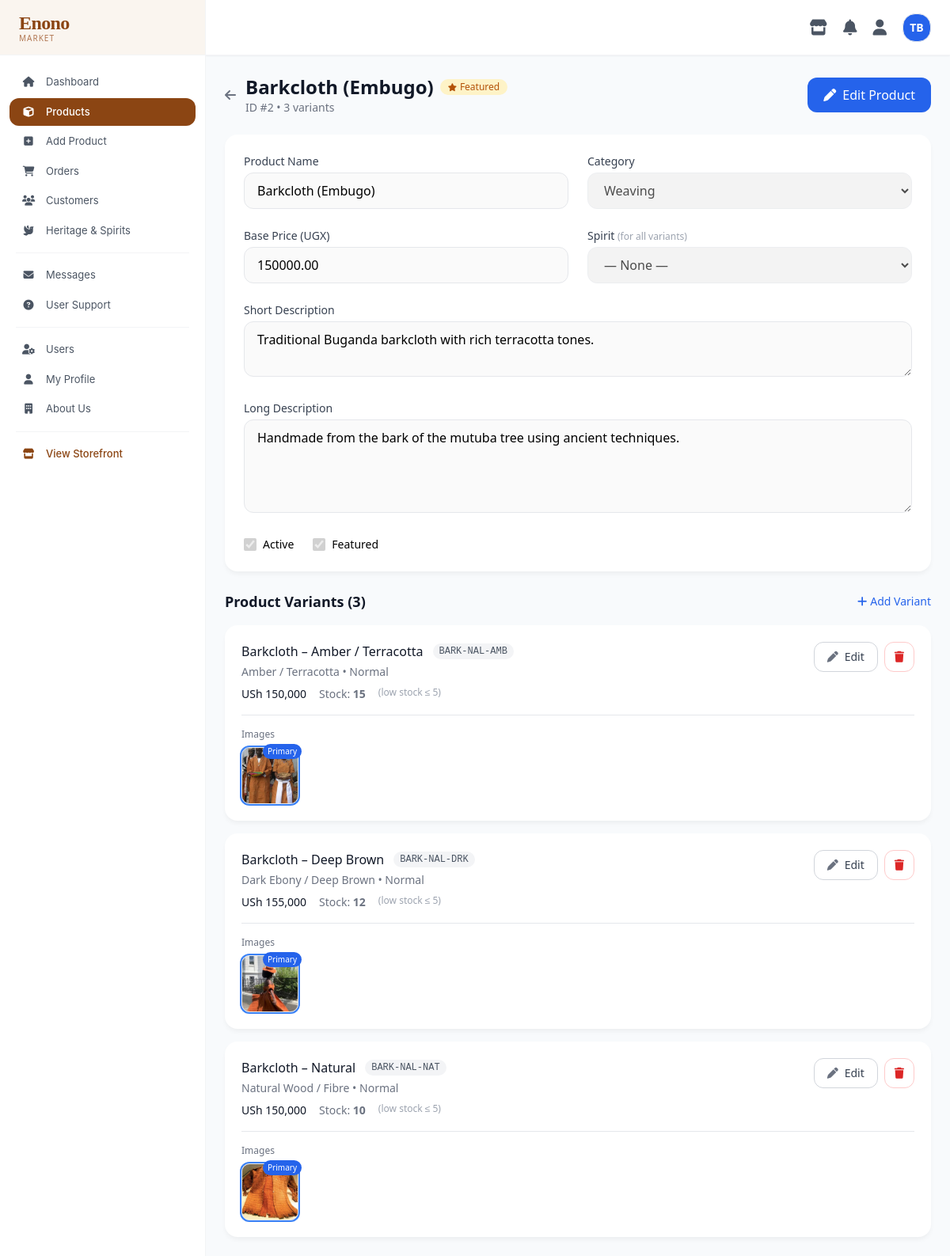
The app's page /Dashboard/view-product.php?id=2 (signed in), older data.
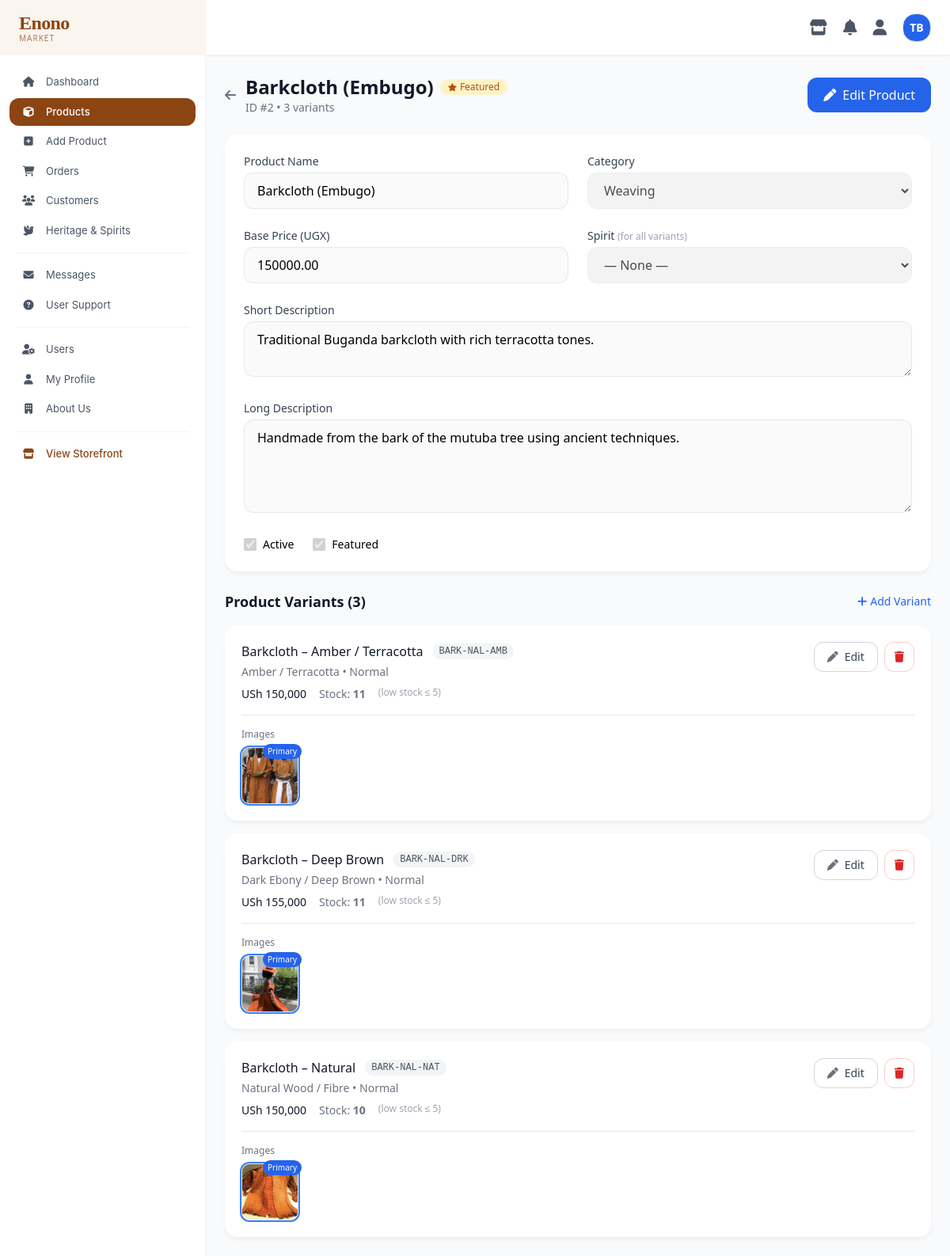
The same page, newer data.
### tables this page shows
CREATE TABLE `products` (
  `id` bigint(20) NOT NULL,
  `category_id` int(11) DEFAULT NULL,
  `spirit_id` int(11) DEFAULT NULL,
  `name` varchar(200) NOT NULL,
  `short_description` text DEFAULT NULL,
  `long_description` text DEFAULT NULL,
  `heritage_title` varchar(200) DEFAULT 'Heritage & History',
  `heritage_body` text DEFAULT NULL,
  `base_price` decimal(12,2) NOT NULL,
  `currency` char(3) DEFAULT 'UGX',
  `is_active` tinyint(1) DEFAULT 1,
  `is_featured` tinyint(1) DEFAULT 0,
  `meta_title` varchar(200) DEFAULT NULL,
  `meta_description` text DEFAULT NULL,
  `created_at` timestamp NOT NULL DEFAULT current_timestamp(),
  `updated_at` timestamp NOT NULL DEFAULT current_timestamp() ON UPDATE current_timestamp()
);

CREATE TABLE `categories` (
  `id` int(11) NOT NULL,
  `name` varchar(100) NOT NULL,
  `parent_id` int(11) DEFAULT NULL,
  `description` text DEFAULT NULL,
  `image_url` varchar(500) DEFAULT NULL,
  `sort_order` int(11) DEFAULT 0,
  `is_active` tinyint(1) DEFAULT 1,
  `deleted_at` timestamp NULL DEFAULT NULL,
  `created_at` timestamp NOT NULL DEFAULT current_timestamp()
);

CREATE TABLE `product_variants` (
  `id` bigint(20) NOT NULL,
  `product_id` bigint(20) NOT NULL,
  `spirit_id` int(11) DEFAULT NULL,
  `sku` varchar(50) NOT NULL,
  `name` varchar(250) NOT NULL,
  `title` varchar(250) NOT NULL,
  `image_url` varchar(500) DEFAULT NULL,
  `price` decimal(12,2) NOT NULL,
  `compare_at_price` decimal(12,2) DEFAULT NULL,
  `cost_price` decimal(12,2) DEFAULT NULL,
  `stock_quantity` int(11) NOT NULL DEFAULT 0,
  `low_stock_threshold` int(11) DEFAULT 5,
  `weight_grams` int(11) DEFAULT NULL,
  `is_active` tinyint(1) DEFAULT 1,
  `created_at` timestamp NOT NULL DEFAULT current_timestamp(),
  `updated_at` timestamp NOT NULL DEFAULT current_timestamp() ON UPDATE current_timestamp()
);

### Dashboard/view-product.php (the view, shortened to what the rows shown need)
<?php
require_once __DIR__ . '/../config/database-connection.php';
$productId = (int)($_GET['id'] ?? 0);
$stmt = $pdo->prepare("
    SELECT p.*, c.name AS category_name, s.name AS spirit_name
    FROM products p
    LEFT JOIN categories c ON c.id = p.category_id
    LEFT JOIN spirits s ON s.id = p.spirit_id
    WHERE p.id = ?
");
$stmt->execute([$productId]);
$product = $stmt->fetch(PDO::FETCH_ASSOC);
$variantsStmt = $pdo->prepare("
    SELECT
        pv.*,
        GROUP_CONCAT(DISTINCT av.display_value ORDER BY at.sort_order SEPARATOR ' • ') AS attributes_text
    FROM product_variants pv
    LEFT JOIN product_variant_attributes pva ON pva.variant_id = pv.id
    LEFT JOIN attribute_values av ON av.id = pva.attribute_value_id
    LEFT JOIN attribute_types at ON at.id = av.attribute_type_id
    WHERE pv.product_id = ?
    GROUP BY pv.id
    ORDER BY pv.id
");
$variantsStmt->execute([$productId]);
$variants = $variantsStmt->fetchAll(PDO::FETCH_ASSOC);
$imagesByVariant = [];
$categories = $pdo->query("
    SELECT id, name
    FROM categories
    WHERE is_active = 1 AND deleted_at IS NULL
    ORDER BY sort_order, name
")->fetchAll(PDO::FETCH_ASSOC);
function formatMoney($amount, $currency = 'UGX') {
    return 'USh ' . number_format((float)$amount, 0);
}
?>
<!DOCTYPE html>
<html lang="en">
<head>
    <script src="https://cdn.tailwindcss.com"></script>
    <link rel="stylesheet" href="https://cdnjs.cloudflare.com/ajax/libs/font-awesome/6.7.2/css/all.min.css">
</head>
<body class="flex h-screen overflow-hidden">
<div class="flex-1 flex flex-col h-full overflow-hidden">
    <div class="flex-1 overflow-auto p-6">
        <div class="max-w-6xl mx-auto">
            <div class="flex flex-wrap items-center justify-between gap-4 mb-6">
                <div class="flex items-center gap-3">
                    <div>
                        <div class="flex items-center gap-2 flex-wrap">
                            <h1 class="text-2xl font-semibold text-gray-900"><?= htmlspecialchars($product['name']) ?></h1>
                            <?php if ($product['is_featured']): ?>
                                <span class="inline-flex items-center gap-1 text-xs font-medium text-amber-700 bg-amber-100 px-2.5 py-0.5 rounded-full">
                                    <i class="fa fa-star text-[10px]"></i> Featured
                                </span>
                            <?php endif; ?>
                        </div>
                        <p class="text-gray-500 text-sm">
                            ID #<?= $product['id'] ?> • <?= count($variants) ?> variants
                        </p>
                    </div>
                </div>
            </div>
            <div class="card p-6 mb-6">
                <form method="POST">
                    <div class="grid grid-cols-1 md:grid-cols-2 gap-6">
                        <div>
                            <label class="block text-sm font-medium text-gray-700 mb-1">Product Name</label>
                            <input type="text" name="name" value="<?= htmlspecialchars($product['name']) ?>"
                                   class="w-full px-4 py-2.5 border border-gray-200 rounded-xl focus:outline-none focus:border-blue-500 edit-field" disabled>
                        </div>
                        <div>
                            <label class="block text-sm font-medium text-gray-700 mb-1">Category</label>
                            <select name="category_id" class="w-full px-4 py-2.5 border border-gray-200 rounded-xl focus:outline-none focus:border-blue-500 edit-field" disabled>
                                <?php foreach ($categories as $cat): ?>
                                    <option value="<?= $cat['id'] ?>" <?= $product['category_id'] == $cat['id'] ? 'selected' : '' ?>>
                                        <?= htmlspecialchars($cat['name']) ?>
                                    </option>
                                <?php endforeach; ?>
                            </select>
                        </div>
                        <div>
                            <label class="block text-sm font-medium text-gray-700 mb-1">Base Price (UGX)</label>
                            <input type="number" name="base_price" value="<?= $product['base_price'] ?>"
                                   class="w-full px-4 py-2.5 border border-gray-200 rounded-xl focus:outline-none focus:border-blue-500 edit-field" disabled>
                        </div>
                        <div class="md:col-span-2">
                            <label class="block text-sm font-medium text-gray-700 mb-1">Short Description</label>
                            <textarea name="short_description" rows="2"
                                      class="w-full px-4 py-2.5 border border-gray-200 rounded-xl focus:outline-none focus:border-blue-500 edit-field" disabled><?= htmlspecialchars($product['short_description'] ?? '') ?></textarea>
                        </div>
                        <div class="md:col-span-2">
                            <label class="block text-sm font-medium text-gray-700 mb-1">Long Description</label>
                            <textarea name="long_description" rows="4"
                                      class="w-full px-4 py-2.5 border border-gray-200 rounded-xl focus:outline-none focus:border-blue-500 edit-field" disabled><?= htmlspecialchars($product['long_description'] ?? '') ?></textarea>
                        </div>
                        <div class="flex items-center gap-6">
                            <label class="flex items-center gap-2 cursor-pointer">
                                <input type="checkbox" name="is_active" value="1" <?= $product['is_active'] ? 'checked' : '' ?>
                                       class="w-4 h-4 edit-field" disabled>
                                <span class="text-sm font-medium">Active</span>
                            </label>
                            <label class="flex items-center gap-2 cursor-pointer">
                                <input type="checkbox" name="is_featured" value="1" <?= $product['is_featured'] ? 'checked' : '' ?>
                                       class="w-4 h-4 edit-field" disabled>
                                <span class="text-sm font-medium">Featured</span>
                            </label>
                        </div>
                    </div>
                </form>
            </div>
            <div class="flex items-center justify-between mb-4">
                <h2 class="text-lg font-semibold text-gray-900">Product Variants (<?= count($variants) ?>)</h2>
            </div>
            <?php if (empty($variants)): ?>
                <div class="card p-12 text-center text-gray-500">
                    No variants yet. <a href="edit-variant.php?product_id=<?= $productId ?>" class="text-blue-600 hover:underline">Add the first one</a>.
                </div>
            <?php else: ?>
                <div class="space-y-4">
                    <?php foreach ($variants as $v): ?>
                        <?php
                        $vImages = $imagesByVariant[$v['id']] ?? [];
                        if (empty($vImages) && !empty($v['image_url'])) {
                            $vImages = [[
                                'url'        => $v['image_url'],
                                'is_primary' => 1
                            ]];
                        }
                        ?>
                        <div class="card p-5 variant-card border border-transparent transition">
                            <div class="flex flex-wrap items-start justify-between gap-4">
                                <div class="flex-1 min-w-0">
                                    <div class="flex items-center gap-3 mb-1">
                                        <h3 class="font-medium text-gray-900">
                                            <?= htmlspecialchars($v['title'] ?: $v['name'] ?: 'Untitled') ?>
                                        </h3>
                                        <span class="text-xs bg-gray-100 text-gray-600 px-2 py-0.5 rounded-full font-mono">
                                            <?= htmlspecialchars($v['sku']) ?>
                                        </span>
                                    </div>
                                    <p class="text-sm text-gray-500 mb-2">
                                        <?= htmlspecialchars($v['attributes_text'] ?? 'No attributes') ?>
                                    </p>
                                    <div class="flex flex-wrap gap-4 text-sm">
                                        <span class="font-medium text-gray-900"><?= formatMoney($v['price']) ?></span>
                                        <span class="text-gray-500">Stock: <strong><?= (int)$v['stock_quantity'] ?></strong></span>
                                        <?php if (!empty($v['low_stock_threshold'])): ?>
                                            <span class="text-gray-400 text-xs">(low stock ≤ <?= (int)$v['low_stock_threshold'] ?>)</span>
                                        <?php endif; ?>
                                    </div>
                                </div>
                                <div class="flex items-center gap-2">
                                    <a href="edit-variant.php?id=<?= $v['id'] ?>"
                                       class="bg-white border border-gray-300 hover:border-gray-400 text-gray-700 px-4 py-2 rounded-xl text-sm font-medium flex items-center gap-2">
                                        <i class="fa fa-pen text-gray-500"></i> Edit
                                    </a>
                                    <button onclick="deleteVariant(<?= $v['id'] ?>)"
                                            class="bg-white border border-red-200 hover:border-red-300 text-red-600 px-3 py-2 rounded-xl text-sm">
                                        <i class="fa fa-trash"></i>
                                    </button>
                                </div>
                            </div>
                            <?php if (!empty($vImages)): ?>
                                <div class="mt-4 pt-4 border-t">
                                    <p class="text-xs font-medium text-gray-500 mb-2">Images</p>
                                    <div class="flex flex-wrap gap-3">
                                        <?php foreach ($vImages as $img): ?>
                                            <div class="relative">
                                                <img src="../<?= htmlspecialchars($img['url']) ?>"
                                                     class="img-thumb border <?= !empty($img['is_primary']) ? 'ring-2 ring-blue-500' : '' ?>"
                                                     onerror="this.src='../images/drum_logo.jpg'">
                                                <?php if (!empty($img['is_primary'])): ?>
                                                    <span class="absolute -top-1 -right-1 bg-blue-600 text-white text-[10px] px-1.5 py-0.5 rounded-full">Primary</span>
                                                <?php endif; ?>
                                            </div>
                                        <?php endforeach; ?>
                                    </div>
                                </div>
                            <?php else: ?>
                                <div class="mt-3 text-xs text-gray-400">No images for this variant</div>
                            <?php endif; ?>
                        </div>
                    <?php endforeach; ?>
                </div>
            <?php endif; ?>
        </div>
    </div>
</div>
</body>
</html>

Row changes from the older to the newer data that the page shows:
changed product_variants "Barkcloth – Amber / Terracotta": stock_quantity "15" → "11"
changed product_variants "Barkcloth – Deep Brown": stock_quantity "12" → "11"
